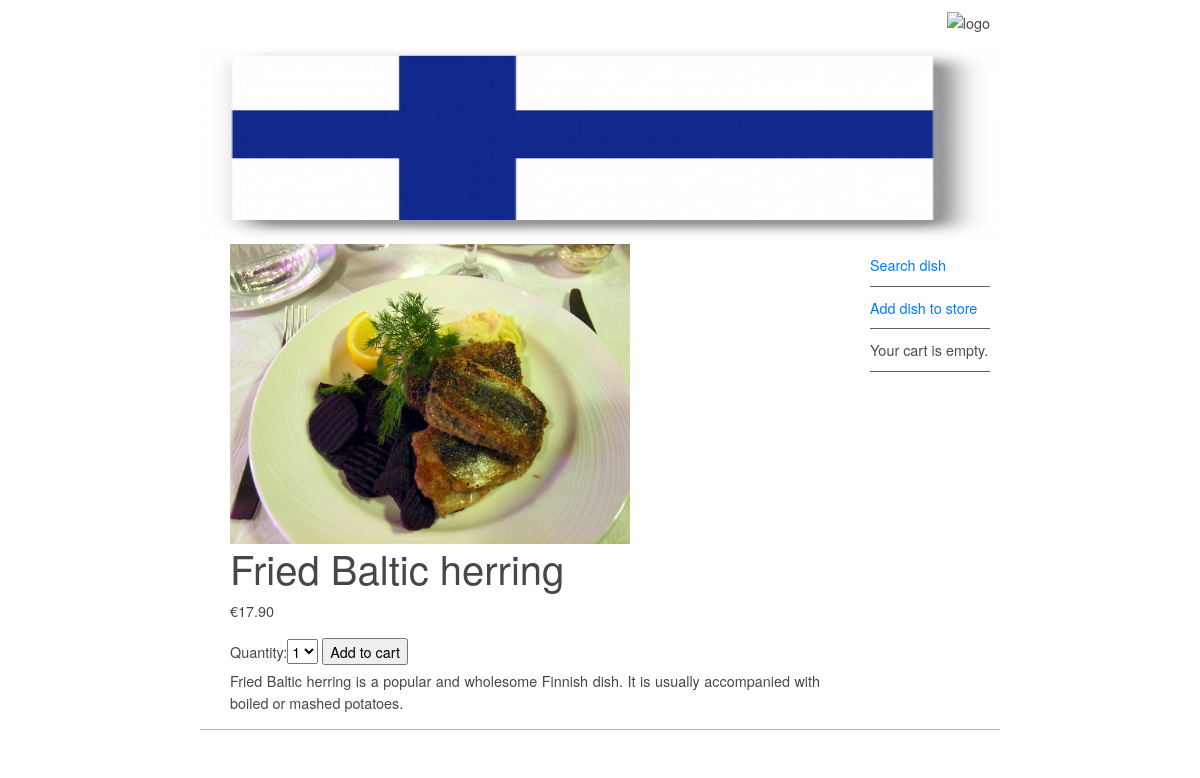
/3/fried-baltic-herring/, run on the app's committed database.
### shops/models.py (models this page shows, shortened)
class Product(models.Model):
    name = models.CharField('Name of the product', max_length=200)
    slug = models.SlugField(max_length=200)
    image = models.ImageField('Upload an image', upload_to='products/', blank=True)
    description = models.TextField('Add a desciption of the dish', blank=True)
    price = models.DecimalField('Add a price. ',max_digits=10, decimal_places=2)
    code = models.CharField('Add a code', max_length = 20)
    available = models.BooleanField(default=True)
    created = models.DateTimeField(auto_now_add=True)
    class Meta:
        ordering = ('name', 'price') #we need to have all product sorted by name and by code in the templates

### shops/views.py (the view)
# urls.py: path('<int:id>/<slug:slug>/', views.productDetail, name='productDetail'),
def productDetail(request, id, slug):
    product = get_object_or_404(Product, id=id, slug=slug, available=True)
    cart_product_form = CartAddProductForm()
    return render(request, 'shops/detail.html', {'product': product,'cart_product_form': cart_product_form})

### cart/forms.py
class CartAddProductForm(forms.Form):
    quantity = forms.TypedChoiceField(
                                choices=PRODUCT_QUANTITY_CHOICES,
                                coerce=int)
    override = forms.BooleanField(required=False,
                                  initial=False,
                                  widget=forms.HiddenInput)

### cart/cart.py (called while the page is built)
    def __len__(self):
        return sum(item['quantity'] for item in self.cart.values())

### cart/context_processors.py (called while the page is built)
def cart(request):
   return {'cart': Cart(request)}

### shops/templates/shops/detail.html (shortened to what this page needs)
{% extends 'base.html' %}
{% block content %}
<div>
    <img src = "{{product.image.url}}" width="400px">
   <h1>{{ product.name }}</h1>
   <p class="price">€{{ product.price }}</p>
   <form action="{% url "cart:cart_add" product.id %}" method="post">
        {{ cart_product_form }}
        <input type="submit" value="Add to cart">
   </form>
 {{ product.description|linebreaks }}
</div>
{% endblock %}

### static/css/base.css (style rules this page uses)
body { background-color: #FFFFFF; font-family: Gotham, "Helvetica Neue", Helvetica, Arial, sans-serif; font-size: 0.9em; text-align: justify; color: #474747; }

### data on the page
Product: image (picture), name "Fried Baltic herring", price "17.90", description "Fried Baltic herring is a popular and wholesome Finnish dish. It is usually accompanied with boiled or mashed potatoes."
